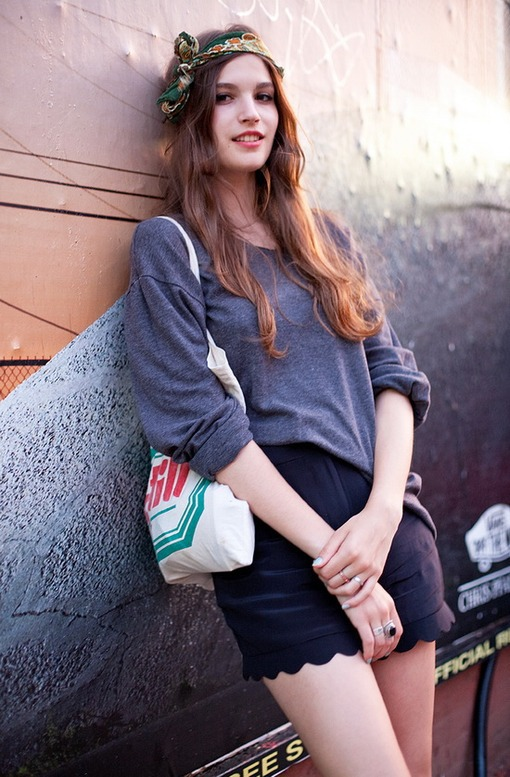
//> input picture opencv3_example/ch7/images/3.jpg, 510 x 777 px
$ ./003_laplacian   (built with g++ and OpenCV 4)
//> lines starting //> are read from the running program, lines starting //| are printed output that depends on the picture
//---------------【边缘检测】----------------
// 描述：laplacian 函数用法示例
//------------------------------------------
#include <opencv2/opencv.hpp>
#include <opencv2/core/core.hpp>
#include <opencv2/imgproc/imgproc.hpp>

int main()
{
    cv::Mat src, src_gray, dst, abs_dst;

    // 载入原图像
    src = cv::imread("images/3.jpg", cv::IMREAD_COLOR);;
//> src is the input picture: 777 rows x 510 cols, CV_8UC3; mean B, G, R 128.6, 118.2, 132.3
    cv::imshow("【原图】", src);

    // 使用高斯滤波降噪
    cv::GaussianBlur(src, src, cv::Size(3, 3), 0, 0, cv::BORDER_DEFAULT);

    // 转换为灰度图
    cv::cvtColor(src, src_gray, cv::COLOR_BGR2GRAY);
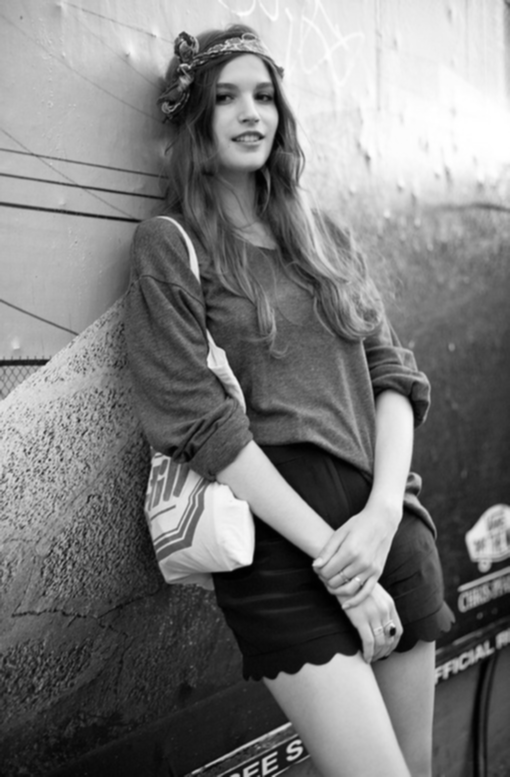
//> src_gray: 777 rows x 510 cols, CV_8UC1; min 0, max 255, mean 123.6

    // 使用 Laplacian 函数
    cv::Laplacian(src_gray, dst, CV_16S, 3, 1, 0, cv::BORDER_DEFAULT);
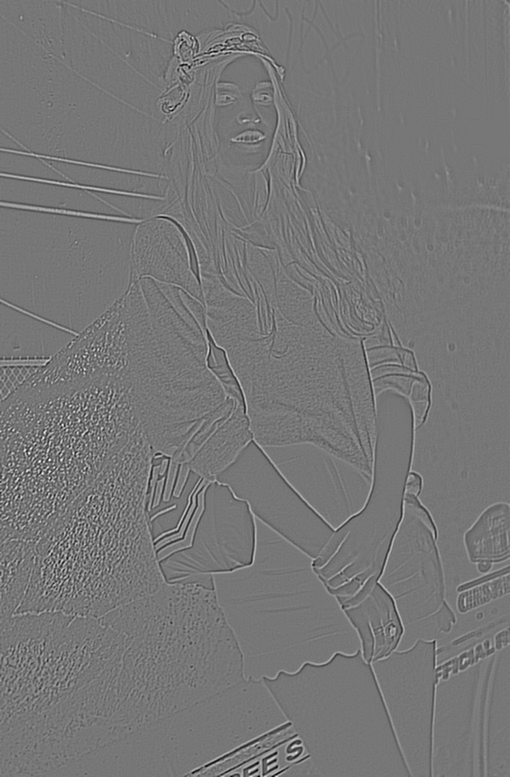
//> dst: 777 rows x 510 cols, CV_16SC1; min -452, max 516, mean 0; drawn with min black and max white

    //【6】计算绝对值，并将结果转换成8位
	convertScaleAbs( dst, abs_dst );
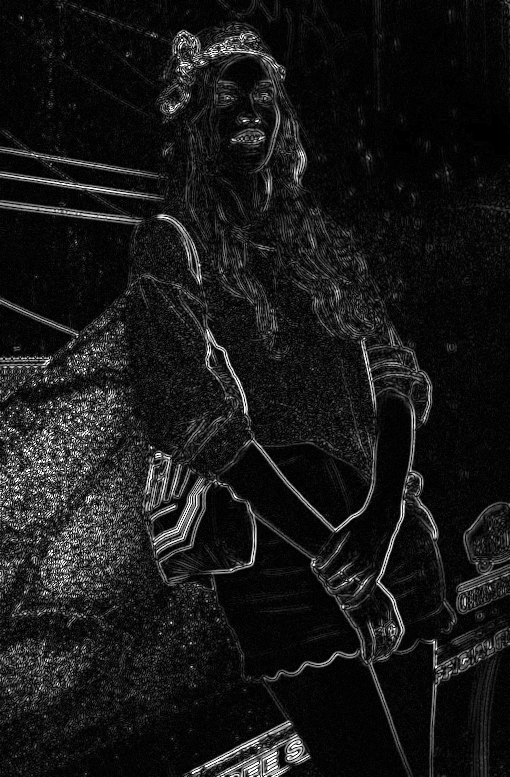
//> abs_dst: 777 rows x 510 cols, CV_8UC1; min 0, max 255, mean 24.4

	//【7】显示效果图
	cv::imshow( "【效果图】图像Laplace变换", abs_dst );

	cv::waitKey(0);

    return 0;
}

$ run again, with opencv3_example/ch7/images/1.jpg copied over opencv3_example/ch7/images/3.jpg
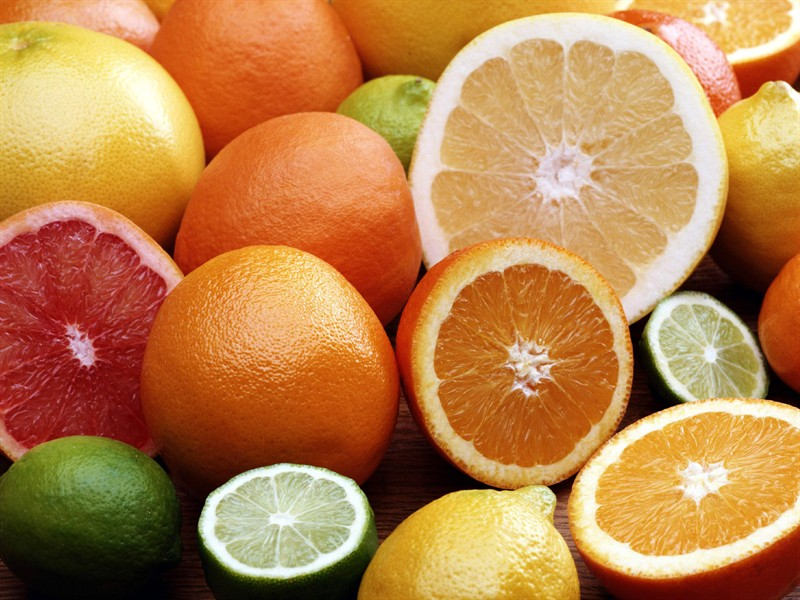
//> input picture opencv3_example/ch7/images/1.jpg, 800 x 600 px
//> src is the input picture: 600 rows x 800 cols, CV_8UC3; mean B, G, R 76, 130.3, 185.2
//> `cv::Laplacian(src_gray, dst, CV_16S, 3, 1, 0, cv::BORDER_DEFAULT);`:
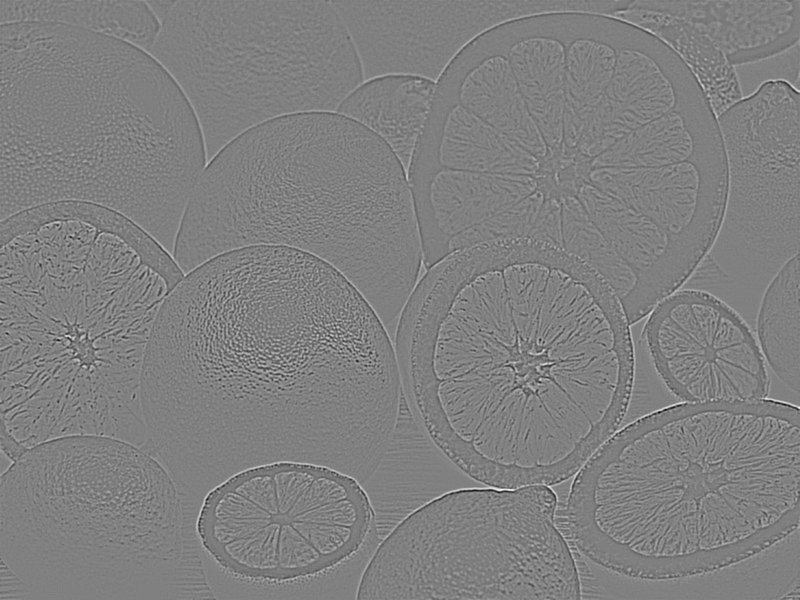
//> dst: 600 rows x 800 cols, CV_16SC1; min -304, max 300, mean 0; drawn with min black and max white
//> `convertScaleAbs( dst, abs_dst );`:
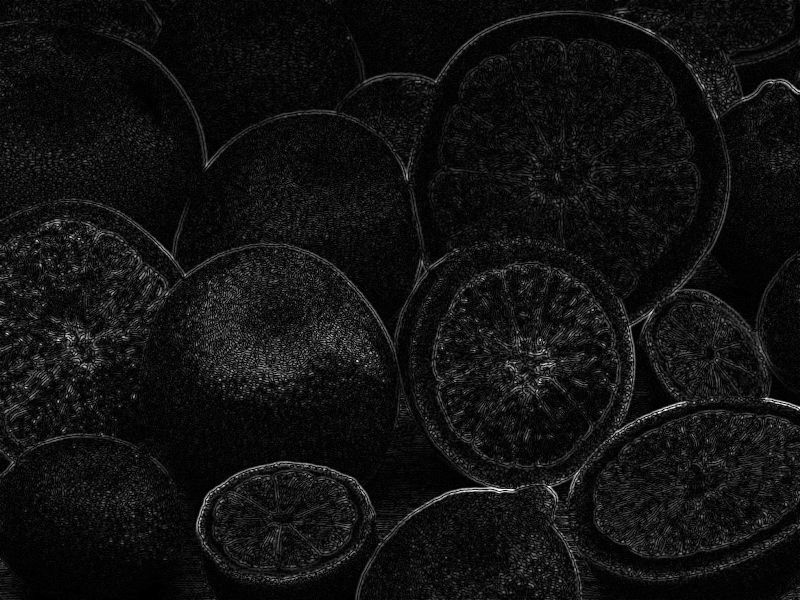
//> abs_dst: 600 rows x 800 cols, CV_8UC1; min 0, max 255, mean 17.4
